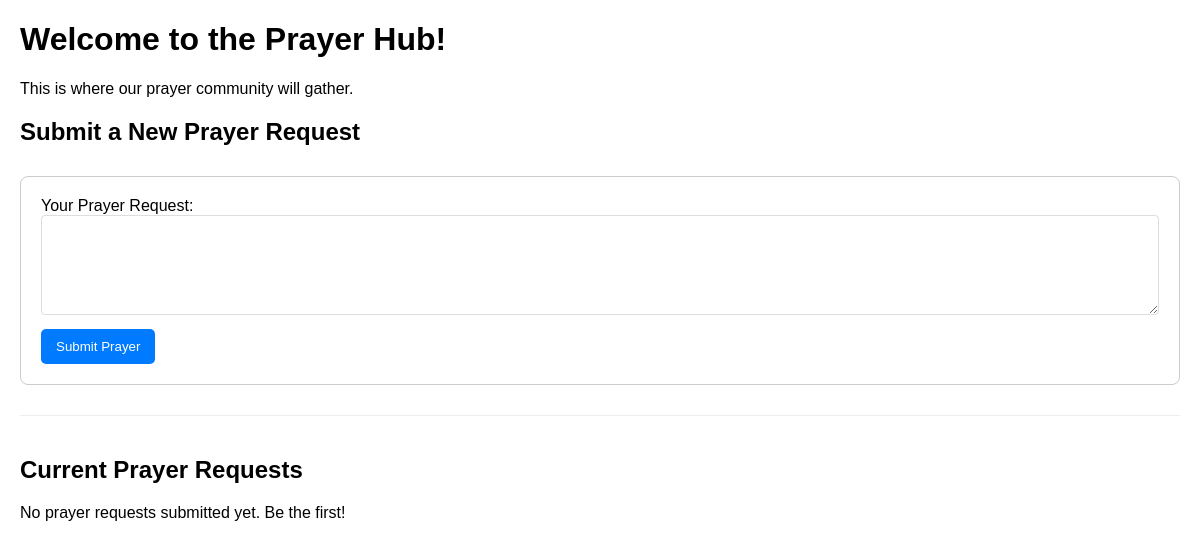
Before: / with the older database file.
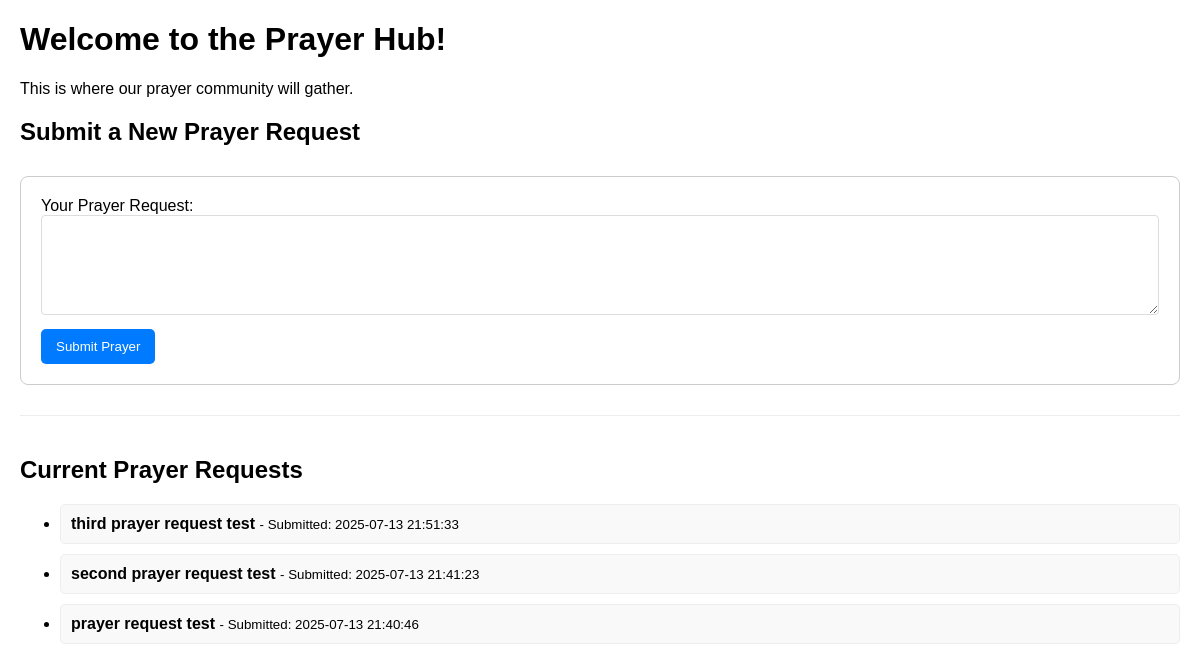
After: the same page with the newer database file.
### tables this page shows
CREATE TABLE requests (
            id INTEGER PRIMARY KEY AUTOINCREMENT,
            request_text TEXT NOT NULL,
            timestamp DATETIME DEFAULT CURRENT_TIMESTAMP
        );

### app.py (the view)
@app.route('/')
def home():
    conn = get_db_connection()
    db_requests = conn.execute('SELECT id, request_text, timestamp FROM requests ORDER BY timestamp DESC').fetchall()
    conn.close()
    return render_template('home.html', requests=db_requests)

### app.py (called while the page is built)
def get_db_connection():
    conn = sqlite3.connect(DATABASE)
    conn.row_factory = sqlite3.Row
    return conn

### templates/home.html (shortened to what this page needs)
<!DOCTYPE html>
<html lang="en">
<head>
</head>
<body>
    <h1>Welcome to the Prayer Hub!</h1>
    <p>This is where our prayer community will gather.</p>
    <h2>Submit a New Prayer Request</h2>
    <form action="/submit_request" method="POST">
        <label for="request_text">Your Prayer Request:</label><br>
        <textarea id="request_text" name="request_text" rows="5" required></textarea><br>
        <button type="submit">Submit Prayer</button>
    </form>
    <div class="prayer-list">
        <h2>Current Prayer Requests</h2>
        {% if requests %}
            <ul>
            {% for request in requests %}
                <li class="prayer-item">
                    <strong>{{ request.request_text }}</strong>
                    <small> - Submitted: {{ request.timestamp }}</small>
                </li>
            {% endfor %}
            </ul>
        {% else %}
            <p>No prayer requests submitted yet. Be the first!</p>
        {% endif %}
    </div>
</body>
</html>

### templates/home.html (style rules this page uses)
body { font-family: sans-serif; margin: 20px; }
form { margin-top: 30px; padding: 20px; border: 1px solid #ccc; border-radius: 8px; margin-bottom: 30px; }
textarea { width: 100%; height: 100px; margin-bottom: 10px; padding: 8px; border: 1px solid #ddd; border-radius: 4px; box-sizing: border-box; }
button { padding: 10px 15px; background-color: #007bff; color: white; border: none; border-radius: 5px; cursor: pointer; }
.prayer-list { margin-top: 20px; border-top: 1px solid #eee; padding-top: 20px; }
.prayer-item { background-color: #f9f9f9; border: 1px solid #eee; padding: 10px; margin-bottom: 10px; border-radius: 5px; }

Changed rows visible on the page:
added requests: request_text "third prayer request test", timestamp "2025-07-13 21:51:33"
added requests: request_text "second prayer request test", timestamp "2025-07-13 21:41:23"
added requests: request_text "prayer request test", timestamp "2025-07-13 21:40:46"
Other visible differences:
text no longer shown: "No prayer requests submitted yet. Be the first!"
